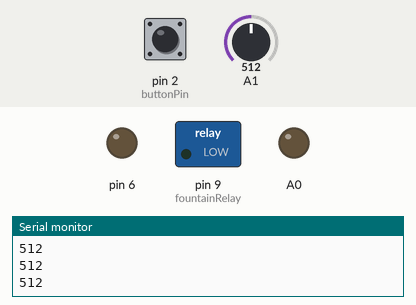
Recording of a sketch running on a simulated Arduino Uno, built with avr-gcc and run on an emulated ATmega328P. Shown: switched loads named in the sketch (green lamp = pin HIGH), output pins drawn as LEDs (lit = HIGH), the last lines printed to the serial monitor. Dashed ring = blinking. Inputs (shaded band) come from the test bench; at power-on: A1 = 512, pin 2 (buttonPin) LOW.

Above: at 1.2 s.
1.3 s: A1 set to 982
2.8 s: A1 set to 1014
At 3.9 s:
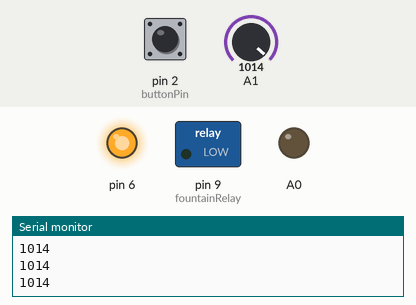
4.3 s: pin 2 (buttonPin) pulled HIGH for 3.2 s
At 5.0 s:
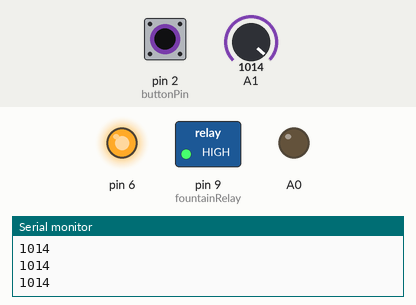
9.0 s: pin 2 (buttonPin) pulled HIGH for 0.15 s
At 9.7 s:
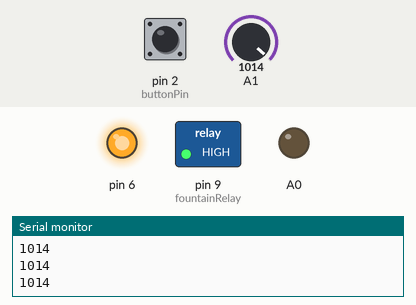
10.6 s: pin 2 (buttonPin) pulled HIGH for 1 s
At 11.0 s:
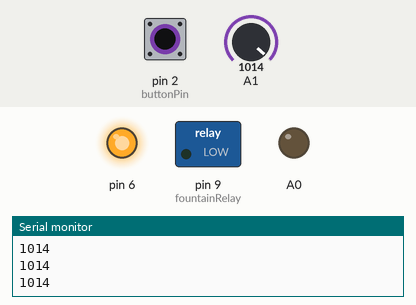
Timing chart, 0 to 13.6 s (numbered marks = the images above; inputs shaded):
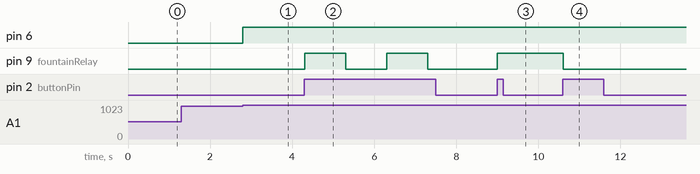

Measured:
- the behaviour switches between 999 and 1000 on A1 (found by bisection; images 0 and 1)
- after the input at 2.8 s, pin 6: LOW → HIGH at once
- after the input at 4.3 s, pin 9 (fountainRelay): alternates HIGH for 1.0 s and LOW for 1.0 s, starting at once
- after the input at 9.0 s, pin 9 (fountainRelay): LOW → HIGH at once
- after the input at 10.6 s, pin 9 (fountainRelay): HIGH → LOW at once

The sketch:

FOUNTAIN_WIP.ino
```cpp
const int buttonPin = 2;   // defines pin names and functions
const int fountainRelay = 9;
const int waterSensorPin = 0;
void setup(){    // sets outputs and inputs
 Serial.println("Starting");
 pinMode(fountainRelay, OUTPUT);
 pinMode(buttonPin, INPUT);
 pinMode(A0, OUTPUT);
 pinMode(6, OUTPUT);
 Serial.begin(9600);
 }
 int fountainOn = false;  // identifies the "fountainOn" variable
void loop(){
 //Serial.println("StartingLoop");
 int waterSensorValue = readSensor(waterSensorPin); //reads the water level sensor
 //Serial.println("donereadingSensor");
 int buttonState = digitalRead(buttonPin);  //toggles a light when button is pressed
  if (buttonState == HIGH) {
    if (fountainOn ==false) {
      fountainOn = true;
      digitalWrite(fountainRelay, HIGH);
      delay(1000);
    }
    else {
      fountainOn = false;
      digitalWrite(fountainRelay, LOW);
      delay(1000);
    }
  }
        if(waterSensorValue < 1000) {
    digitalWrite(fountainRelay, LOW);
    fountainOn = false;
    digitalWrite(6, LOW);}
    else {
    digitalWrite(6, HIGH);}
   Serial.println(waterSensorValue);
}
int readSensor( int analogPin ) {
 // Serial.println("Reading Sensor");
  digitalWrite( A1 + analogPin, HIGH );
  delay( 1 ); // 1 millisecond
 // Serial.println("sensorOn");
  int value = analogRead( A1 );
 // Serial.println("read sensor value");
  digitalWrite( A1 + analogPin, LOW );
  //Serial.println(value);
  return value;
}

//remove all other "//"s to enable debug mode//
```
